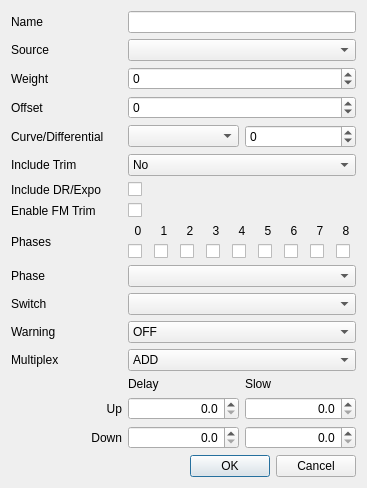
<?xml version="1.0" encoding="UTF-8"?>
<ui version="4.0">
 <class>MixerDialog</class>
 <widget class="QDialog" name="MixerDialog">
  <property name="geometry">
   <rect>
    <x>0</x>
    <y>0</y>
    <width>367</width>
    <height>469</height>
   </rect>
  </property>
  <property name="sizePolicy">
   <sizepolicy hsizetype="Preferred" vsizetype="MinimumExpanding">
    <horstretch>0</horstretch>
    <verstretch>0</verstretch>
   </sizepolicy>
  </property>
  <property name="windowTitle">
   <string>Dialog</string>
  </property>
  <property name="windowIcon">
   <iconset resource="companion9x.qrc">
    <normaloff>:/icon.png</normaloff>:/icon.png</iconset>
  </property>
  <layout class="QGridLayout" name="gridLayout_3">
   <item row="0" column="0">
    <layout class="QGridLayout" name="gridLayout_2">
     <item row="2" column="1" colspan="2">
      <widget class="QSpinBox" name="weightSB">
       <property name="whatsThis">
        <string>The value of the mixer is multiplied by this value and divided by 100.</string>
       </property>
       <property name="alignment">
        <set>Qt::AlignLeading|Qt::AlignLeft|Qt::AlignVCenter</set>
       </property>
       <property name="minimum">
        <number>-125</number>
       </property>
       <property name="maximum">
        <number>125</number>
       </property>
      </widget>
     </item>
     <item row="0" column="0">
      <widget class="QLabel" name="label_name">
       <property name="text">
        <string>Name</string>
       </property>
      </widget>
     </item>
     <item row="0" column="1" colspan="2">
      <widget class="QLineEdit" name="mixerName">
       <property name="maxLength">
        <number>6</number>
       </property>
      </widget>
     </item>
     <item row="1" column="0">
      <widget class="QLabel" name="label_2">
       <property name="text">
        <string>Source</string>
       </property>
      </widget>
     </item>
     <item row="2" column="0">
      <widget class="QLabel" name="label_3">
       <property name="text">
        <string>Weight</string>
       </property>
      </widget>
     </item>
     <item row="3" column="0">
      <widget class="QLabel" name="label_4">
       <property name="text">
        <string>Offset</string>
       </property>
      </widget>
     </item>
     <item row="4" column="0">
      <widget class="QLabel" name="label_curve">
       <property name="text">
        <string>Curve/Differential</string>
       </property>
      </widget>
     </item>
     <item row="4" column="1">
      <widget class="QComboBox" name="curvesCB">
       <property name="whatsThis">
        <string>The curve used by the mix</string>
       </property>
      </widget>
     </item>
     <item row="4" column="2">
      <widget class="QSpinBox" name="DiffMixSB">
       <property name="minimum">
        <number>-100</number>
       </property>
       <property name="maximum">
        <number>100</number>
       </property>
       <property name="singleStep">
        <number>2</number>
       </property>
      </widget>
     </item>
     <item row="5" column="0">
      <widget class="QLabel" name="label_5">
       <property name="text">
        <string>Include Trim</string>
       </property>
      </widget>
     </item>
     <item row="7" column="0">
      <widget class="QLabel" name="label_FMtrim">
       <property name="text">
        <string>Enable FM Trim</string>
       </property>
      </widget>
     </item>
     <item row="8" column="0">
      <widget class="QLabel" name="label_phases">
       <property name="text">
        <string>Phases</string>
       </property>
      </widget>
     </item>
     <item row="10" column="0">
      <widget class="QLabel" name="label_7">
       <property name="text">
        <string>Switch</string>
       </property>
      </widget>
     </item>
     <item row="11" column="0">
      <widget class="QLabel" name="label_8">
       <property name="text">
        <string>Warning</string>
       </property>
      </widget>
     </item>
     <item row="12" column="0">
      <widget class="QLabel" name="label_9">
       <property name="text">
        <string>Multiplex</string>
       </property>
      </widget>
     </item>
     <item row="12" column="1" colspan="2">
      <widget class="QComboBox" name="mltpxCB">
       <property name="whatsThis">
        <string>Multiplexer

This determines how mixer values are added.

&quot;+&quot; means the value of the current mix is added to the previous mixes in the same channel.
&quot;*&quot; means the value of the current mix is amultiplied with the previous mixes in the same channel.
&quot;R&quot; means the value replaces the previous values.  If the switch is off the value will be ignored.</string>
       </property>
       <item>
        <property name="text">
         <string>ADD</string>
        </property>
       </item>
       <item>
        <property name="text">
         <string>MULTIPLY</string>
        </property>
       </item>
       <item>
        <property name="text">
         <string>REPLACE</string>
        </property>
       </item>
      </widget>
     </item>
     <item row="1" column="1" colspan="2">
      <widget class="QComboBox" name="sourceCB">
       <property name="whatsThis">
        <string>The source for the mixer</string>
       </property>
      </widget>
     </item>
     <item row="3" column="1" colspan="2">
      <widget class="QSpinBox" name="offsetSB">
       <property name="whatsThis">
        <string>&lt;!DOCTYPE HTML PUBLIC &quot;-//W3C//DTD HTML 4.0//EN&quot; &quot;http://www.w3.org/TR/REC-html40/strict.dtd&quot;&gt;
&lt;html&gt;&lt;head&gt;&lt;meta name=&quot;qrichtext&quot; content=&quot;1&quot; /&gt;&lt;style type=&quot;text/css&quot;&gt;
p, li { white-space: pre-wrap; }
&lt;/style&gt;&lt;/head&gt;&lt;body style=&quot; font-family:'MS Shell Dlg 2'; font-size:8.25pt; font-weight:400; font-style:normal;&quot;&gt;
&lt;p style=&quot; margin-top:0px; margin-bottom:0px; margin-left:0px; margin-right:0px; -qt-block-indent:0; text-indent:0px;&quot;&gt;This value is added to the &lt;span style=&quot; font-weight:600;&quot;&gt;input &lt;/span&gt;of the mixer.&lt;/p&gt;&lt;/body&gt;&lt;/html&gt;</string>
       </property>
       <property name="alignment">
        <set>Qt::AlignLeading|Qt::AlignLeft|Qt::AlignVCenter</set>
       </property>
       <property name="minimum">
        <number>-125</number>
       </property>
       <property name="maximum">
        <number>125</number>
       </property>
      </widget>
     </item>
     <item row="5" column="1" colspan="2">
      <widget class="QComboBox" name="trimCB">
       <item>
        <property name="text">
         <string>No</string>
        </property>
       </item>
       <item>
        <property name="text">
         <string>Yes</string>
        </property>
       </item>
      </widget>
     </item>
     <item row="7" column="1" colspan="2">
      <widget class="QCheckBox" name="FMtrimChkB">
       <property name="sizePolicy">
        <sizepolicy hsizetype="Minimum" vsizetype="Minimum">
         <horstretch>0</horstretch>
         <verstretch>0</verstretch>
        </sizepolicy>
       </property>
      </widget>
     </item>
     <item row="10" column="1" colspan="2">
      <widget class="QComboBox" name="switchesCB">
       <property name="whatsThis">
        <string>Switch used by the mix.
If blank then the mix is considered to be &quot;ON&quot; all the time.</string>
       </property>
      </widget>
     </item>
     <item row="11" column="1" colspan="2">
      <widget class="QComboBox" name="warningCB">
       <property name="whatsThis">
        <string>Mixer warning.
Setting this value will cause a beep to be emmitted when this value is active.</string>
       </property>
       <item>
        <property name="text">
         <string>OFF</string>
        </property>
       </item>
       <item>
        <property name="text">
         <string>1 Beep</string>
        </property>
       </item>
       <item>
        <property name="text">
         <string>2 Beep</string>
        </property>
       </item>
       <item>
        <property name="text">
         <string>3 Beep</string>
        </property>
       </item>
      </widget>
     </item>
     <item row="6" column="1" colspan="2">
      <widget class="QCheckBox" name="MixDR_CB">
       <property name="text">
        <string/>
       </property>
      </widget>
     </item>
     <item row="6" column="0">
      <widget class="QLabel" name="label_MixDR">
       <property name="text">
        <string>Include DR/Expo</string>
       </property>
      </widget>
     </item>
     <item row="8" column="1" colspan="2">
      <layout class="QGridLayout" name="gridLayout_4">
       <item row="0" column="0">
        <widget class="QLabel" name="lb_FP0">
         <property name="text">
          <string>0</string>
         </property>
         <property name="alignment">
          <set>Qt::AlignCenter</set>
         </property>
        </widget>
       </item>
       <item row="0" column="1">
        <widget class="QLabel" name="lb_FP1">
         <property name="text">
          <string>1</string>
         </property>
         <property name="alignment">
          <set>Qt::AlignCenter</set>
         </property>
        </widget>
       </item>
       <item row="0" column="2">
        <widget class="QLabel" name="lb_FP2">
         <property name="text">
          <string>2</string>
         </property>
         <property name="alignment">
          <set>Qt::AlignCenter</set>
         </property>
        </widget>
       </item>
       <item row="0" column="3">
        <widget class="QLabel" name="lb_FP3">
         <property name="text">
          <string>3</string>
         </property>
         <property name="alignment">
          <set>Qt::AlignCenter</set>
         </property>
        </widget>
       </item>
       <item row="0" column="4">
        <widget class="QLabel" name="lb_FP4">
         <property name="text">
          <string>4</string>
         </property>
         <property name="alignment">
          <set>Qt::AlignCenter</set>
         </property>
        </widget>
       </item>
       <item row="0" column="5">
        <widget class="QLabel" name="lb_FP5">
         <property name="text">
          <string>5</string>
         </property>
         <property name="alignment">
          <set>Qt::AlignCenter</set>
         </property>
        </widget>
       </item>
       <item row="0" column="6">
        <widget class="QLabel" name="lb_FP6">
         <property name="text">
          <string>6</string>
         </property>
         <property name="alignment">
          <set>Qt::AlignCenter</set>
         </property>
        </widget>
       </item>
       <item row="0" column="7">
        <widget class="QLabel" name="lb_FP7">
         <property name="text">
          <string>7</string>
         </property>
         <property name="alignment">
          <set>Qt::AlignCenter</set>
         </property>
        </widget>
       </item>
       <item row="0" column="8">
        <widget class="QLabel" name="lb_FP8">
         <property name="text">
          <string>8</string>
         </property>
         <property name="alignment">
          <set>Qt::AlignCenter</set>
         </property>
        </widget>
       </item>
       <item row="1" column="0">
        <widget class="QCheckBox" name="cb_FP0">
         <property name="text">
          <string/>
         </property>
        </widget>
       </item>
       <item row="1" column="1">
        <widget class="QCheckBox" name="cb_FP1">
         <property name="text">
          <string/>
         </property>
        </widget>
       </item>
       <item row="1" column="2">
        <widget class="QCheckBox" name="cb_FP2">
         <property name="text">
          <string/>
         </property>
        </widget>
       </item>
       <item row="1" column="3">
        <widget class="QCheckBox" name="cb_FP3">
         <property name="text">
          <string/>
         </property>
        </widget>
       </item>
       <item row="1" column="4">
        <widget class="QCheckBox" name="cb_FP4">
         <property name="text">
          <string/>
         </property>
        </widget>
       </item>
       <item row="1" column="5">
        <widget class="QCheckBox" name="cb_FP5">
         <property name="text">
          <string/>
         </property>
        </widget>
       </item>
       <item row="1" column="6">
        <widget class="QCheckBox" name="cb_FP6">
         <property name="text">
          <string/>
         </property>
        </widget>
       </item>
       <item row="1" column="7">
        <widget class="QCheckBox" name="cb_FP7">
         <property name="text">
          <string/>
         </property>
        </widget>
       </item>
       <item row="1" column="8">
        <widget class="QCheckBox" name="cb_FP8">
         <property name="text">
          <string/>
         </property>
        </widget>
       </item>
      </layout>
     </item>
     <item row="9" column="1" colspan="2">
      <widget class="QComboBox" name="phasesCB">
       <property name="whatsThis">
        <string>Switch used by the mix.
If blank then the mix is considered to be &quot;ON&quot; all the time.</string>
       </property>
      </widget>
     </item>
     <item row="9" column="0">
      <widget class="QLabel" name="label_phase">
       <property name="text">
        <string>Phase</string>
       </property>
      </widget>
     </item>
    </layout>
   </item>
   <item row="1" column="0">
    <layout class="QGridLayout" name="gridLayout" columnstretch="0,0,0">
     <item row="0" column="1">
      <widget class="QLabel" name="label_13">
       <property name="text">
        <string>Delay</string>
       </property>
      </widget>
     </item>
     <item row="0" column="2">
      <widget class="QLabel" name="label_14">
       <property name="text">
        <string>Slow</string>
       </property>
      </widget>
     </item>
     <item row="1" column="0">
      <widget class="QLabel" name="label_12">
       <property name="text">
        <string>Up</string>
       </property>
       <property name="alignment">
        <set>Qt::AlignRight|Qt::AlignTrailing|Qt::AlignVCenter</set>
       </property>
      </widget>
     </item>
     <item row="2" column="0">
      <widget class="QLabel" name="label_11">
       <property name="text">
        <string>Down</string>
       </property>
       <property name="alignment">
        <set>Qt::AlignRight|Qt::AlignTrailing|Qt::AlignVCenter</set>
       </property>
      </widget>
     </item>
     <item row="1" column="2">
      <widget class="QDoubleSpinBox" name="slowUpSB">
       <property name="whatsThis">
        <string>&lt;!DOCTYPE HTML PUBLIC &quot;-//W3C//DTD HTML 4.0//EN&quot; &quot;http://www.w3.org/TR/REC-html40/strict.dtd&quot;&gt;
&lt;html&gt;&lt;head&gt;&lt;meta name=&quot;qrichtext&quot; content=&quot;1&quot; /&gt;&lt;style type=&quot;text/css&quot;&gt;
p, li { white-space: pre-wrap; }
&lt;/style&gt;&lt;/head&gt;&lt;body style=&quot; font-family:'MS Shell Dlg 2'; font-size:8.25pt; font-weight:400; font-style:normal;&quot;&gt;
&lt;p style=&quot; margin-top:0px; margin-bottom:0px; margin-left:0px; margin-right:0px; -qt-block-indent:0; text-indent:0px;&quot;&gt;&lt;span style=&quot; font-weight:600; text-decoration: underline;&quot;&gt;Delay ans Slow&lt;/span&gt;&lt;/p&gt;
&lt;p style=&quot;-qt-paragraph-type:empty; margin-top:0px; margin-bottom:0px; margin-left:0px; margin-right:0px; -qt-block-indent:0; text-indent:0px; font-weight:600; text-decoration: underline;&quot;&gt;&lt;/p&gt;
&lt;p style=&quot; margin-top:0px; margin-bottom:0px; margin-left:0px; margin-right:0px; -qt-block-indent:0; text-indent:0px;&quot;&gt;These values control the speed and delay of the output of the mix.  &lt;/p&gt;
&lt;p style=&quot;-qt-paragraph-type:empty; margin-top:0px; margin-bottom:0px; margin-left:0px; margin-right:0px; -qt-block-indent:0; text-indent:0px;&quot;&gt;&lt;/p&gt;
&lt;p style=&quot; margin-top:0px; margin-bottom:0px; margin-left:0px; margin-right:0px; -qt-block-indent:0; text-indent:0px;&quot;&gt;If Delay is not zero the actuation of the mix will be delayed by the specified amount of seconds.&lt;/p&gt;
&lt;p style=&quot;-qt-paragraph-type:empty; margin-top:0px; margin-bottom:0px; margin-left:0px; margin-right:0px; -qt-block-indent:0; text-indent:0px;&quot;&gt;&lt;/p&gt;
&lt;p style=&quot; margin-top:0px; margin-bottom:0px; margin-left:0px; margin-right:0px; -qt-block-indent:0; text-indent:0px;&quot;&gt;If Slow is not zero then the speed of the mix will be set by the value specified -&amp;gt; the value states the number of seconds it takes to transit from -100 to 100.&lt;/p&gt;&lt;/body&gt;&lt;/html&gt;</string>
       </property>
       <property name="alignment">
        <set>Qt::AlignRight|Qt::AlignTrailing|Qt::AlignVCenter</set>
       </property>
       <property name="decimals">
        <number>1</number>
       </property>
       <property name="maximum">
        <double>7.500000000000000</double>
       </property>
       <property name="singleStep">
        <double>0.500000000000000</double>
       </property>
      </widget>
     </item>
     <item row="2" column="2">
      <widget class="QDoubleSpinBox" name="slowDownSB">
       <property name="whatsThis">
        <string>&lt;!DOCTYPE HTML PUBLIC &quot;-//W3C//DTD HTML 4.0//EN&quot; &quot;http://www.w3.org/TR/REC-html40/strict.dtd&quot;&gt;
&lt;html&gt;&lt;head&gt;&lt;meta name=&quot;qrichtext&quot; content=&quot;1&quot; /&gt;&lt;style type=&quot;text/css&quot;&gt;
p, li { white-space: pre-wrap; }
&lt;/style&gt;&lt;/head&gt;&lt;body style=&quot; font-family:'MS Shell Dlg 2'; font-size:8.25pt; font-weight:400; font-style:normal;&quot;&gt;
&lt;p style=&quot; margin-top:0px; margin-bottom:0px; margin-left:0px; margin-right:0px; -qt-block-indent:0; text-indent:0px;&quot;&gt;&lt;span style=&quot; font-weight:600; text-decoration: underline;&quot;&gt;Delay ans Slow&lt;/span&gt;&lt;/p&gt;
&lt;p style=&quot;-qt-paragraph-type:empty; margin-top:0px; margin-bottom:0px; margin-left:0px; margin-right:0px; -qt-block-indent:0; text-indent:0px; font-weight:600; text-decoration: underline;&quot;&gt;&lt;/p&gt;
&lt;p style=&quot; margin-top:0px; margin-bottom:0px; margin-left:0px; margin-right:0px; -qt-block-indent:0; text-indent:0px;&quot;&gt;These values control the speed and delay of the output of the mix.  &lt;/p&gt;
&lt;p style=&quot;-qt-paragraph-type:empty; margin-top:0px; margin-bottom:0px; margin-left:0px; margin-right:0px; -qt-block-indent:0; text-indent:0px;&quot;&gt;&lt;/p&gt;
&lt;p style=&quot; margin-top:0px; margin-bottom:0px; margin-left:0px; margin-right:0px; -qt-block-indent:0; text-indent:0px;&quot;&gt;If Delay is not zero the actuation of the mix will be delayed by the specified amount of seconds.&lt;/p&gt;
&lt;p style=&quot;-qt-paragraph-type:empty; margin-top:0px; margin-bottom:0px; margin-left:0px; margin-right:0px; -qt-block-indent:0; text-indent:0px;&quot;&gt;&lt;/p&gt;
&lt;p style=&quot; margin-top:0px; margin-bottom:0px; margin-left:0px; margin-right:0px; -qt-block-indent:0; text-indent:0px;&quot;&gt;If Slow is not zero then the speed of the mix will be set by the value specified -&amp;gt; the value states the number of seconds it takes to transit from -100 to 100.&lt;/p&gt;&lt;/body&gt;&lt;/html&gt;</string>
       </property>
       <property name="alignment">
        <set>Qt::AlignRight|Qt::AlignTrailing|Qt::AlignVCenter</set>
       </property>
       <property name="decimals">
        <number>1</number>
       </property>
       <property name="maximum">
        <double>7.500000000000000</double>
       </property>
       <property name="singleStep">
        <double>0.500000000000000</double>
       </property>
      </widget>
     </item>
     <item row="1" column="1">
      <widget class="QDoubleSpinBox" name="delayUpSB">
       <property name="whatsThis">
        <string>&lt;!DOCTYPE HTML PUBLIC &quot;-//W3C//DTD HTML 4.0//EN&quot; &quot;http://www.w3.org/TR/REC-html40/strict.dtd&quot;&gt;
&lt;html&gt;&lt;head&gt;&lt;meta name=&quot;qrichtext&quot; content=&quot;1&quot; /&gt;&lt;style type=&quot;text/css&quot;&gt;
p, li { white-space: pre-wrap; }
&lt;/style&gt;&lt;/head&gt;&lt;body style=&quot; font-family:'MS Shell Dlg 2'; font-size:8.25pt; font-weight:400; font-style:normal;&quot;&gt;
&lt;p style=&quot; margin-top:0px; margin-bottom:0px; margin-left:0px; margin-right:0px; -qt-block-indent:0; text-indent:0px;&quot;&gt;&lt;span style=&quot; font-weight:600; text-decoration: underline;&quot;&gt;Delay ans Slow&lt;/span&gt;&lt;/p&gt;
&lt;p style=&quot;-qt-paragraph-type:empty; margin-top:0px; margin-bottom:0px; margin-left:0px; margin-right:0px; -qt-block-indent:0; text-indent:0px; font-weight:600; text-decoration: underline;&quot;&gt;&lt;/p&gt;
&lt;p style=&quot; margin-top:0px; margin-bottom:0px; margin-left:0px; margin-right:0px; -qt-block-indent:0; text-indent:0px;&quot;&gt;These values control the speed and delay of the output of the mix.  &lt;/p&gt;
&lt;p style=&quot;-qt-paragraph-type:empty; margin-top:0px; margin-bottom:0px; margin-left:0px; margin-right:0px; -qt-block-indent:0; text-indent:0px;&quot;&gt;&lt;/p&gt;
&lt;p style=&quot; margin-top:0px; margin-bottom:0px; margin-left:0px; margin-right:0px; -qt-block-indent:0; text-indent:0px;&quot;&gt;If Delay is not zero the actuation of the mix will be delayed by the specified amount of seconds.&lt;/p&gt;
&lt;p style=&quot;-qt-paragraph-type:empty; margin-top:0px; margin-bottom:0px; margin-left:0px; margin-right:0px; -qt-block-indent:0; text-indent:0px;&quot;&gt;&lt;/p&gt;
&lt;p style=&quot; margin-top:0px; margin-bottom:0px; margin-left:0px; margin-right:0px; -qt-block-indent:0; text-indent:0px;&quot;&gt;If Slow is not zero then the speed of the mix will be set by the value specified -&amp;gt; the value states the number of seconds it takes to transit from -100 to 100.&lt;/p&gt;&lt;/body&gt;&lt;/html&gt;</string>
       </property>
       <property name="alignment">
        <set>Qt::AlignRight|Qt::AlignTrailing|Qt::AlignVCenter</set>
       </property>
       <property name="decimals">
        <number>1</number>
       </property>
      </widget>
     </item>
     <item row="2" column="1">
      <widget class="QDoubleSpinBox" name="delayDownSB">
       <property name="whatsThis">
        <string>&lt;!DOCTYPE HTML PUBLIC &quot;-//W3C//DTD HTML 4.0//EN&quot; &quot;http://www.w3.org/TR/REC-html40/strict.dtd&quot;&gt;
&lt;html&gt;&lt;head&gt;&lt;meta name=&quot;qrichtext&quot; content=&quot;1&quot; /&gt;&lt;style type=&quot;text/css&quot;&gt;
p, li { white-space: pre-wrap; }
&lt;/style&gt;&lt;/head&gt;&lt;body style=&quot; font-family:'MS Shell Dlg 2'; font-size:8.25pt; font-weight:400; font-style:normal;&quot;&gt;
&lt;p style=&quot; margin-top:0px; margin-bottom:0px; margin-left:0px; margin-right:0px; -qt-block-indent:0; text-indent:0px;&quot;&gt;&lt;span style=&quot; font-weight:600; text-decoration: underline;&quot;&gt;Delay ans Slow&lt;/span&gt;&lt;/p&gt;
&lt;p style=&quot;-qt-paragraph-type:empty; margin-top:0px; margin-bottom:0px; margin-left:0px; margin-right:0px; -qt-block-indent:0; text-indent:0px; font-weight:600; text-decoration: underline;&quot;&gt;&lt;/p&gt;
&lt;p style=&quot; margin-top:0px; margin-bottom:0px; margin-left:0px; margin-right:0px; -qt-block-indent:0; text-indent:0px;&quot;&gt;These values control the speed and delay of the output of the mix.  &lt;/p&gt;
&lt;p style=&quot;-qt-paragraph-type:empty; margin-top:0px; margin-bottom:0px; margin-left:0px; margin-right:0px; -qt-block-indent:0; text-indent:0px;&quot;&gt;&lt;/p&gt;
&lt;p style=&quot; margin-top:0px; margin-bottom:0px; margin-left:0px; margin-right:0px; -qt-block-indent:0; text-indent:0px;&quot;&gt;If Delay is not zero the actuation of the mix will be delayed by the specified amount of seconds.&lt;/p&gt;
&lt;p style=&quot;-qt-paragraph-type:empty; margin-top:0px; margin-bottom:0px; margin-left:0px; margin-right:0px; -qt-block-indent:0; text-indent:0px;&quot;&gt;&lt;/p&gt;
&lt;p style=&quot; margin-top:0px; margin-bottom:0px; margin-left:0px; margin-right:0px; -qt-block-indent:0; text-indent:0px;&quot;&gt;If Slow is not zero then the speed of the mix will be set by the value specified -&amp;gt; the value states the number of seconds it takes to transit from -100 to 100.&lt;/p&gt;&lt;/body&gt;&lt;/html&gt;</string>
       </property>
       <property name="alignment">
        <set>Qt::AlignRight|Qt::AlignTrailing|Qt::AlignVCenter</set>
       </property>
       <property name="decimals">
        <number>1</number>
       </property>
      </widget>
     </item>
    </layout>
   </item>
   <item row="2" column="0">
    <widget class="QDialogButtonBox" name="buttonBox">
     <property name="orientation">
      <enum>Qt::Horizontal</enum>
     </property>
     <property name="standardButtons">
      <set>QDialogButtonBox::Cancel|QDialogButtonBox::Ok</set>
     </property>
    </widget>
   </item>
  </layout>
 </widget>
 <resources>
  <include location="companion9x.qrc"/>
 </resources>
 <connections>
  <connection>
   <sender>buttonBox</sender>
   <signal>accepted()</signal>
   <receiver>MixerDialog</receiver>
   <slot>accept()</slot>
   <hints>
    <hint type="sourcelabel">
     <x>199</x>
     <y>354</y>
    </hint>
    <hint type="destinationlabel">
     <x>157</x>
     <y>274</y>
    </hint>
   </hints>
  </connection>
  <connection>
   <sender>buttonBox</sender>
   <signal>rejected()</signal>
   <receiver>MixerDialog</receiver>
   <slot>reject()</slot>
   <hints>
    <hint type="sourcelabel">
     <x>199</x>
     <y>360</y>
    </hint>
    <hint type="destinationlabel">
     <x>208</x>
     <y>274</y>
    </hint>
   </hints>
  </connection>
 </connections>
</ui>
